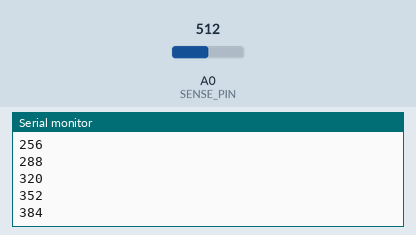
Recording of a sketch running on a simulated Arduino Uno, built with avr-gcc and run on an emulated ATmega328P. Shown: the last lines printed to the serial monitor. The inputs (shaded band) are chosen by the test bench; at power-on: A0 (SENSE_PIN) = 512.

Above: at 1.2 s.
1.3 s: A0 (SENSE_PIN) set to 716
At 1.31 s:
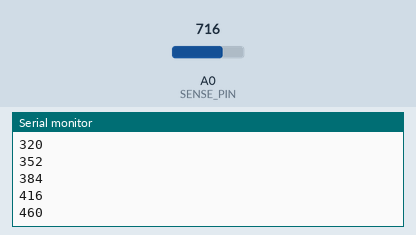
2.8 s: A0 (SENSE_PIN) set to 900
At 2.81 s:
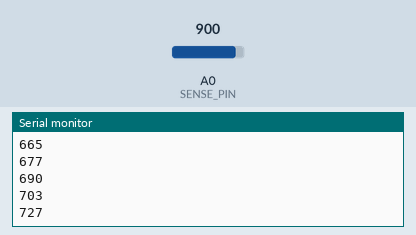
Timing chart, 0 to 5.8 s (numbered marks = the images above; inputs shaded):
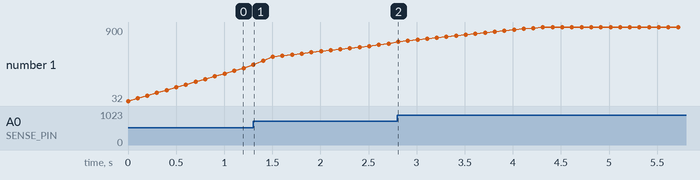

The sketch:

proximitySensor.ino
```cpp
const int RUNNING_SAMPLES = 16;
const int SENSE_PIN = 0;
int runningAverageBuffer[RUNNING_SAMPLES];
int nextCount = 0;

void setup() {
  Serial.begin(9600);
}

void loop() {
  int rawSenseVal = analogRead(SENSE_PIN);
  runningAverageBuffer[nextCount] = rawSenseVal;
  nextCount++;

  if (nextCount >= RUNNING_SAMPLES) {
    nextCount = 0;
  }

  int currentSum = 0;
  for (int i = 0; i < RUNNING_SAMPLES; i++) {
    currentSum += runningAverageBuffer[i];
  }

  int averageVal = currentSum / RUNNING_SAMPLES;
  Serial.println(averageVal);
  delay(100);
}
```

Measured:
- after the input at 1.3 s, the serial monitor: prints a new line at once (image 1)
- after the input at 2.8 s, the serial monitor: prints a new line at once (image 2)
- plotted number 1: 416 → 703 after the input at 1.3 s, 703 → 900 after the input at 2.8 s
